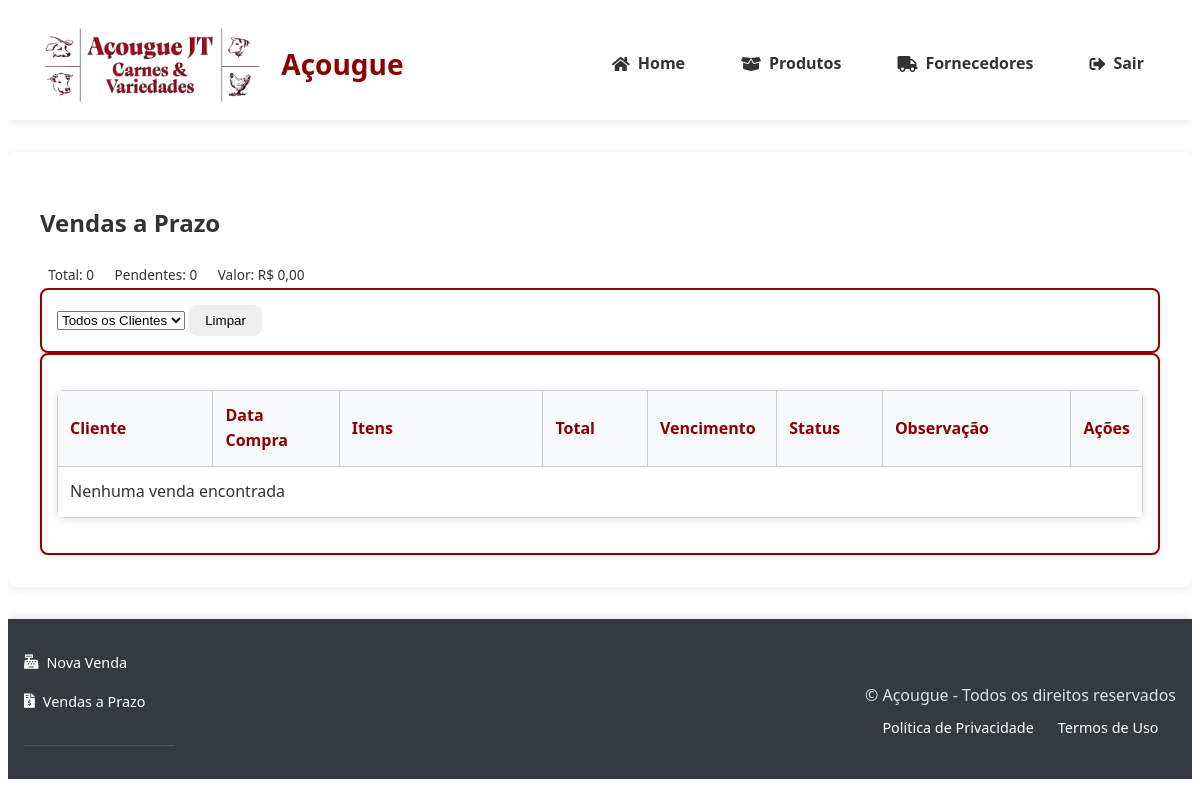
/vendas/listar_vendas_prazo (signed in), run on an earlier commit of the app's database.
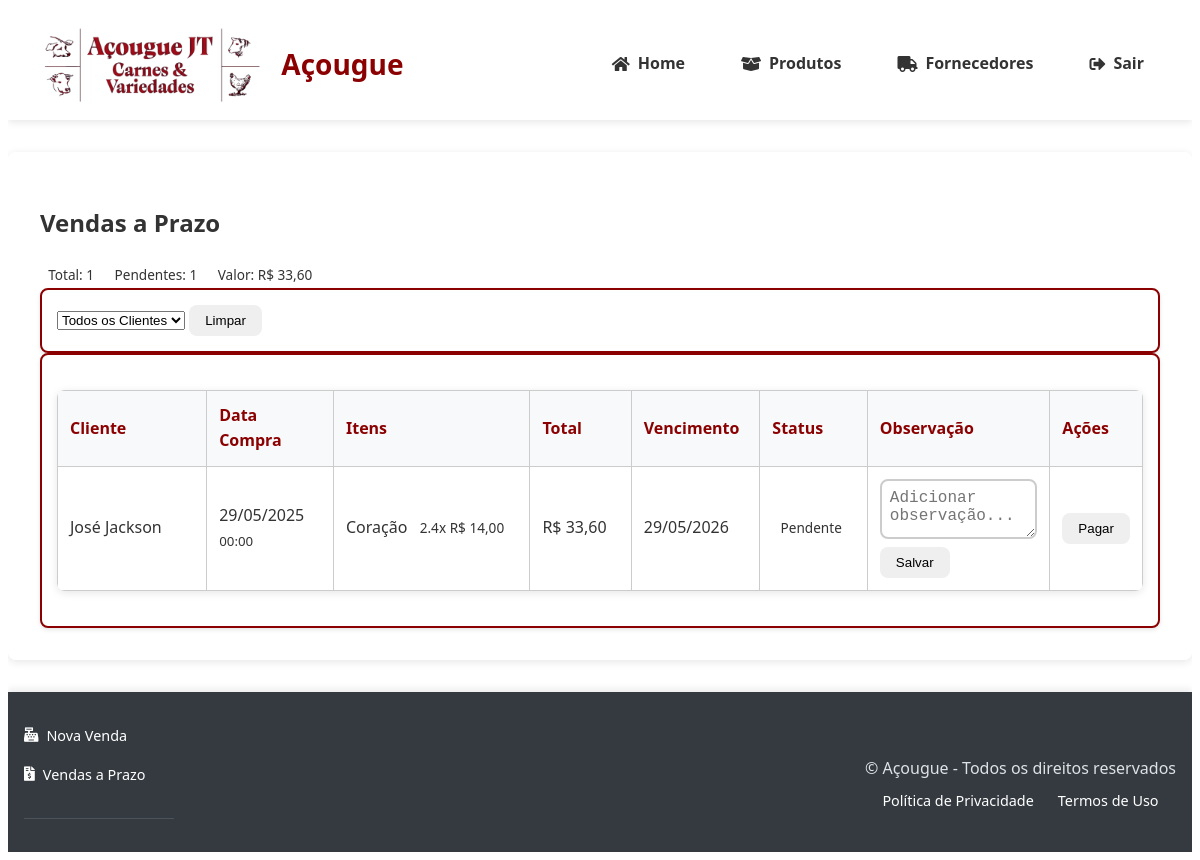
And on a later commit of the database.
### tables this page shows
CREATE TABLE venda_itens (
                id INTEGER PRIMARY KEY AUTOINCREMENT,
                venda_id TEXT NOT NULL REFERENCES vendas(id),
                produto_id INTEGER NOT NULL REFERENCES produtos(id),
                quantidade INTEGER NOT NULL,
                preco_unitario DECIMAL(10,2) NOT NULL
            );

CREATE TABLE vendas (
                id TEXT PRIMARY KEY,
                data TIMESTAMP DEFAULT CURRENT_TIMESTAMP,
                cliente_cpf TEXT,
                cliente_nome TEXT,  
                total DECIMAL(10,2) NOT NULL,
                metodo_pagamento TEXT NOT NULL,
                usuario_id INTEGER NOT NULL REFERENCES users(id) ON DELETE CASCADE,
                status_pagamento TEXT NOT NULL DEFAULT 'pago',
                data_vencimento DATE,
                observacao TEXT
            );

CREATE TABLE produtos (
                id INTEGER PRIMARY KEY AUTOINCREMENT,
                nome TEXT NOT NULL,
                descricao TEXT,
                categoria TEXT NOT NULL,
                preco DECIMAL(10,2) NOT NULL,
                quantidade INTEGER NOT NULL,
                estoque_minimo INTEGER DEFAULT 0,
                codigo_barras TEXT UNIQUE,
                foto TEXT,
                fornecedor_id INTEGER REFERENCES fornecedores(id) ON DELETE SET NULL,
                data_validade DATE,
                created_at TIMESTAMP DEFAULT CURRENT_TIMESTAMP,
                updated_at TIMESTAMP DEFAULT CURRENT_TIMESTAMP,
                tipo_venda TEXT NOT NULL DEFAULT 'unidade'
            );

### app.py (the view)
@app.route('/vendas/listar_vendas_prazo')
@login_required
@role_required('gerente')
def listar_vendas_prazo():
    letra_filter = request.args.get('letra', '').upper()
    cliente_filter = request.args.get('cliente_filter')
    vendas, clientes, total_vendas, total_pendentes, total_valor_pendente = \
        fetch_vendas_prazo(cliente_filter, letra_filter)
    return render_template(
        'vendas/listar_vendas_prazo.html',
        vendas=vendas,
        total_vendas=total_vendas,
        total_pendentes=total_pendentes,
        total_valor_pendente=total_valor_pendente,
        clientes=clientes
    )

### app.py (called while the page is built)
@app.template_filter('format_currency')
def format_currency(value):
    try:
        return f"R$ {float(value):,.2f}".replace(",", "X").replace(".", ",").replace("X", ".")
    except (ValueError, TypeError):
        return "R$ 0,00"

### banco_dados.py (called while the page is built)
@contextmanager
def get_db_connection():
    db_path = os.environ.get('DB_PATH', 'acougue.db')
    conn = sqlite3.connect(f'file:{db_path}', uri=True)
    conn.row_factory = sqlite3.Row
    conn.execute("PRAGMA foreign_keys = ON")
    try:
        yield conn
    finally:
        conn.close()

### templates/vendas/listar_vendas_prazo.html (shortened to what this page needs)
{% extends 'base.html' %}
{% block content %}
<div class="container-fluid px-4">
    <div class="d-flex justify-content-between align-items-center mb-4">
        <h2 class="mb-0">Vendas a Prazo</h2>
        <div class="total-info d-flex gap-2">
            <span class="badge bg-primary fs-6">Total: {{ total_vendas }}</span>
            <span class="badge bg-warning text-dark fs-6">Pendentes: {{ total_pendentes }}</span>
            <span class="badge bg-danger fs-6">Valor: {{ total_valor_pendente|format_currency }}</span>
        </div>
    </div>
    <div class="card mb-4 shadow-sm">
        <div class="card-body py-2">
            <form method="GET" action="{{ url_for('listar_vendas_prazo') }}">
                <div class="input-group">
                    <select name="cliente_filter"
                            class="form-select"
                            onchange="this.form.submit()"
                            title="Filtrar por cliente específico">
                        <option value="">Todos os Clientes</option>
                    </select>
                    <button type="button"
                            class="btn btn-outline-secondary"
                            onclick="this.form.cliente_filter.value=''; this.form.submit()"
                            title="Remover filtro de cliente">
                        Limpar
                    </button>
                </div>
            </form>
        </div>
    </div>
    <div class="card shadow-lg">
        <div class="card-body p-0">
            <div class="table-responsive">
                <table class="table table-hover align-middle mb-0">
                    <thead class="table-light">
                        <tr>
                            <th style="width: 15%">Cliente</th>
                            <th style="width: 12%">Data Compra</th>
                            <th style="width: 20%">Itens</th>
                            <th class="text-end" style="width: 10%">Total</th>
                            <th style="width: 12%">Vencimento</th>
                            <th style="width: 10%">Status</th>
                            <th style="width: 18%">Observação</th>
                            <th style="width: 13%">Ações</th>
                        </tr>
                    </thead>
                    <tbody>
                        {% for venda in vendas %}
                        <tr class="{% if venda.vencida %}table-warning{% endif %}">
                            <td class="fw-semibold">{{ venda.cliente_nome }}</td>
                            <td>
                                <div class="text-secondary">
                                    {{ venda.data.strftime('%d/%m/%Y') if venda.data else '-' }}
                                </div>
                                <small class="text-muted">
                                    {{ venda.data.strftime('%H:%M') if venda.data else '' }}
                                </small>
                            </td>
                            <td>
                                {% if venda.itens %}
                                <div class="d-flex flex-column gap-1">
                                    {% for item in venda.itens %}
                                    <div class="d-flex justify-content-between">
                                        <span class="text-truncate" style="max-width: 120px">{{ item.nome }}</span>
                                        <span class="badge bg-light text-dark">
                                            {{ item.quantidade }}x {{ item.preco_unitario|format_currency }}
                                        </span>
                                    </div>
                                    {% endfor %}
                                </div>
                                {% else %}
                                <span class="text-muted fst-italic">Sem itens</span>
                                {% endif %}
                            </td>
                            <td class="text-end fw-bold text-success">
                                {{ venda.total|format_currency }}
                            </td>
                            <td>
                                <div class="d-flex align-items-center gap-1">
                                    {{ venda.data_vencimento.strftime('%d/%m/%Y') if venda.data_vencimento else '-' }}
                                </div>
                            </td>
                            <td>
                                <span class="badge rounded-pill bg-{% if venda.status_pagamento == 'pendente' %}warning{% else %}success{% endif %}">
                                    {{ 'Pendente' if venda.status_pagamento == 'pendente' else 'Pago' }}
                                </span>
                            </td>
                            <td>
                                <form method="POST" action="{{ url_for('adicionar_observacao_venda_prazo', venda_id=venda.id) }}">
                                    <div class="input-group">
                                        <textarea name="observacao"
                                                  class="form-control form-control-sm"
                                                  rows="2"
                                                  placeholder="Adicionar observação..."
                                                  style="min-height: 60px">{{ venda.observacao or '' }}</textarea>
                                    </div>
                                    <button type="submit" class="btn btn-sm btn-primary mt-1 w-100">
                                        Salvar
                                    </button>
                                </form>
                            </td>
                            <td class="text-center">
                                {% if venda.status_pagamento == 'pendente' %}
                                <form method="POST" action="{{ url_for('pagar_venda_prazo', venda_id=venda.id) }}">
                                    <button type="submit" class="btn btn-sm btn-success w-100">
                                        Pagar
                                    </button>
                                </form>
                                {% else %}
                                <span class="text-muted small">Finalizado</span>
                                {% endif %}
                            </td>
                        </tr>
                        {% else %}
                        <tr>
                            <td colspan="8" class="text-center py-4">
                                <div class="text-muted fst-italic">
                                    Nenhuma venda encontrada
                                </div>
                            </td>
                        </tr>
                        {% endfor %}
                    </tbody>
                </table>
            </div>
        </div>
    </div>
</div>
{% endblock %}

### templates/base.html (shortened to what this page needs)
<!DOCTYPE html>
<html lang="pt-BR">
<head>
    <link rel="stylesheet" href="{{ url_for('static', filename='styles.css') }}">
    <link rel="stylesheet" href="https://cdnjs.cloudflare.com/ajax/libs/font-awesome/5.15.4/css/all.min.css">
</head>
<body>
    <header class="header-main">
        <div class="header-brand">
            <img src="{{ url_for('static', filename='img/logo-acougue.png') }}" alt="Logo Açougue" class="logo">
            <h1 class="site-title">Açougue</h1>
        </div>
        <nav class="main-nav">
            <a href="{{ url_for('index') }}" class="nav-link">
                <i class="fas fa-home"></i> Home
            </a>
            <a href="{{ url_for('listar_produtos') }}" class="nav-link"><i class="fas fa-box-open"></i> Produtos</a>
            <a href="{{ url_for('listar_fornecedores') }}" class="nav-link"><i class="fas fa-truck"></i> Fornecedores</a>
            <a href="{{ url_for('logout') }}" class="nav-link btn-danger"><i class="fas fa-sign-out-alt"></i> Sair</a>
        </nav>
    </header>
    <main class="container main-content">
        {% block content %}{% endblock %}
    </main>
    <footer class="main-footer">
        <div class="footer-content">
            <div class="footer-nav-links">
                <a href="{{ url_for('nova_venda') }}" class="footer-link">
                    <i class="fas fa-cash-register"></i> Nova Venda
                </a>
                <a href="{{ url_for('listar_vendas_prazo') }}" class="footer-link">
                    <i class="fas fa-file-invoice-dollar"></i> Vendas a Prazo
                </a>
            </div>
            <div class="footer-legal">
                <p class="copyright">&copy; {{ current_year }} Açougue - Todos os direitos reservados</p>
                <div class="footer-links">
                    <a href="#" class="footer-link">Política de Privacidade</a>
                    <a href="#" class="footer-link">Termos de Uso</a>
                </div>
            </div>
        </div>
    </footer>
</body>
</html>

### static/styles.css (style rules this page uses)
:root { --primary-color: #8B0000; --secondary-color: #6e0000; --background-light: #f8f9fa; --text-dark: #333; --text-light: #fff; --border-radius: 0.5rem; --box-shadow: 0 2px 8px rgba(0,0,0,0.1); }
body { font-family: 'Segoe UI', Tahoma, Geneva, Verdana, sans-serif; color: var(--text-dark); line-height: 1.6; }
.container { max-width: 1200px; margin: 0 auto; padding: 2rem; }
.card { background: #fff; border: 2px solid var(--primary-color); border-radius: var(--border-radius); padding: 1rem; box-shadow: var(--box-shadow); }
.header-main { background: rgba(255, 255, 255, 0.95); padding: 1rem 2rem; display: flex; align-items: center; justify-content: space-between; box-shadow: var(--box-shadow); position: relative; z-index: 1000; }
.header-brand { display: flex; align-items: center; gap: 1rem; }
.logo { height: 80px; transition: transform 0.3s ease; }
.site-title { color: var(--primary-color); font-size: 1.75rem; margin: 0; }
.main-nav { display: flex; gap: 1.5rem; align-items: center; }
.nav-link { text-decoration: none; color: var(--text-dark); font-weight: 600; padding: 0.5rem 1rem; border-radius: var(--border-radius); transition: all 0.3s ease; display: flex; align-items: center; gap: 0.5rem; }
.main-content { flex: 1; background: rgba(255,255,255,0.98); border-radius: var(--border-radius); box-shadow: var(--box-shadow); margin: 2rem auto; position: relative; z-index: 100; }
.main-footer { background: rgba(255, 255, 255, 0.95); padding: 1.5rem; box-shadow: 0 -2px 8px rgba(0,0,0,0.1); margin-top: auto; }
.footer-content { max-width: 1200px; margin: 0 auto; display: flex; justify-content: space-between; align-items: center; }
.footer-links { display: flex; gap: 1.5rem; }
.footer-link { color: var(--text-dark); text-decoration: none; font-size: 0.9rem; transition: color 0.3s ease; }
*, *::before, *::after { box-sizing: border-box; }
html, body { overflow-x: hidden; }
.main-footer { background: #343a40; color: white; padding: 2rem 0; margin-top: auto; }
.footer-content { max-width: 1200px; margin: 0 auto; padding: 0 1rem; }
.footer-nav-links { display: grid; grid-template-columns: repeat(auto-fit, minmax(150px, 1fr)); gap: 1rem; margin-bottom: 0.1rem; border-bottom: 1px solid #4b545c; padding-bottom: 2rem; }
.footer-link { color: #ffffff; text-decoration: none; display: flex; align-items: center; gap: 0.5rem; transition: color 0.3s ease; }
.footer-legal { text-align: center; padding-top: 0.5rem; }
.footer-legal .copyright { margin-bottom: 0.5rem; color: #dee2e6; }
.footer-links { display: flex; gap: 1.5rem; justify-content: center; flex-wrap: wrap; }
table { width: 100%; border-collapse: collapse; margin: 1rem 0; }
th, td { padding: 12px; text-align: left; border-bottom: 1px solid #ddd; }
th { background-color: #8B0000; color: white; }
.card { background: #fff; padding: 15px; border-radius: 8px; box-shadow: 0 2px 4px rgba(0,0,0,0.1); }
table { width: 100%; border-collapse: collapse; margin: 20px 0; background: white; }

What changed in the data, as far as the page shows it:
added venda_itens: cliente_nome "José Jackson", data "29/05/2025", data "00:00", nome "Coração", quantidade "2.4", preco_unitario "R$ 14,00", total "R$ 33,60", data_vencimento "29/05/2026"
added vendas: status_pagamento "Pendente"
Also different on the page:
{{ total_vendas }}: "0" → "1"
{{ total_pendentes }}: "0" → "1"
{{ total_valor_pendente|format_currency }}: "R$ 0,00" → "R$ 33,60"
text no longer shown: "Nenhuma venda encontrada"
